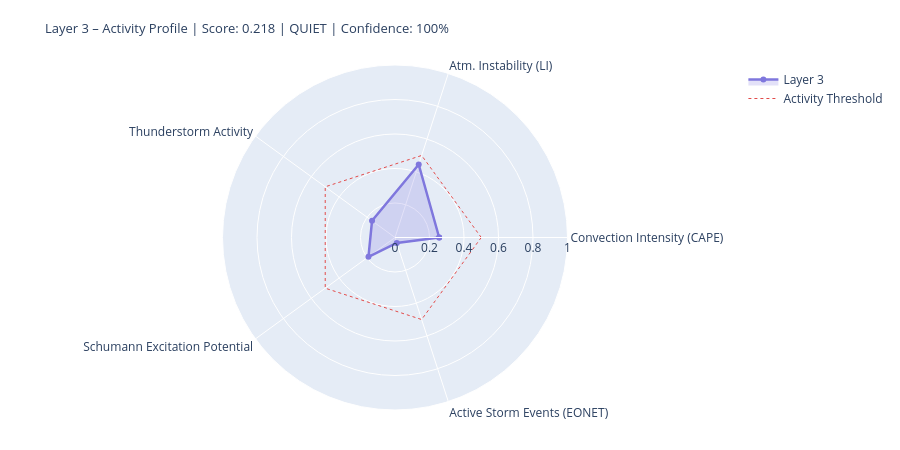

Notebook cell for this chart:
### Markdown cell above
---
## 4. State Assessment & Handoff to Layer 4/5

### Code cell
# ============================================================
# LAYER-3-SCORE
# Five dynamic components
# ============================================================

def norm(v, lo, hi):
    if v is None or (isinstance(v, float) and math.isnan(v)): return None
    return round(max(0.0, min(1.0, (v - lo) / (hi - lo))), 4)

# --- 1) Convection intensity (global CAPE mean) ---
cape_mean = df_atm['cape'].dropna().mean() if not df_atm.empty else None
conv_score = norm(cape_mean, 0, 3000)
conv_src   = 'primary' if cape_mean is not None else 'missing'

# --- 2) Atmospheric instability (LI mean) ---
li_mean   = df_atm['li'].dropna().mean() if not df_atm.empty else None
# Negative LI = unstable → higher score
instab_score = norm(-li_mean if li_mean is not None else None, -6, 6)
instab_src   = 'primary' if li_mean is not None else 'missing'

# --- 3) Thunderstorm activity (mean thunder score + WMO count) ---
thunder_mean = df_atm['thunder_score'].mean() if not df_atm.empty else None
n_thunder    = int(df_atm['thunderstorm'].sum()) if not df_atm.empty else 0
thunder_score_val = norm(
    (thunder_mean or 0) * 0.7 + n_thunder * 0.1, 0, 1.0
) if thunder_mean is not None else None
thunder_src = 'primary'

# --- 4) Schumann excitation potential (weighted Schumann contribution) ---
schumann_pot = df_atm['schumann_contribution'].mean() if not df_atm.empty else None
# Boosted by Layer-2 thunderstorm trigger
if schumann_pot is not None and l2_thunder:
    schumann_pot = min(1.0, schumann_pot * 1.2)
schumann_score = norm(schumann_pot, 0, 1.0) if schumann_pot is not None else None
schumann_src   = 'derived'

# --- 5) Storm activity (NASA EONET) ---
# Distinction: None = data not loaded, 0.0 = loaded but no events
storm_score = None
storm_src   = 'missing'
if raw.get('storms') is not None:          # API reached successfully
    storm_score = norm(len(storm_events), 0, 30) if storm_events else 0.0
    storm_src   = 'primary'

# X-Ray and Kp: context only, not in dynamic score
# (X-Ray = Layer-0/4 driver; Kp = geomagnetic index, not a lightning proxy)
xray_context = None
if raw.get('xray'):
    df_xc = pd.DataFrame(raw['xray'])
    fc = next((c for c in df_xc.columns
               if any(k in c.lower() for k in ['flux','long']) and 'time' not in c.lower()),
              df_xc.columns[1])
    df_xc[fc] = pd.to_numeric(df_xc[fc], errors='coerce')
    xray_last = df_xc[fc].dropna().iloc[-1] if not df_xc[fc].dropna().empty else None
    if xray_last:
        xray_class = ('X' if xray_last>=1e-4 else 'M' if xray_last>=1e-5
                      else 'C' if xray_last>=1e-6 else 'B')
        xray_context = {'flux': float(xray_last), 'class': xray_class}
        print(f'X-Ray context: {xray_class}-class ({xray_last:.2e} W/m²)')

# --- Aggregate ---
COMPONENTS = {
    'Convection Intensity (CAPE)':  {'score': conv_score,       'source': conv_src,    'dynamic': True},
    'Atm. Instability (LI)':         {'score': instab_score,     'source': instab_src,  'dynamic': True},
    'Thunderstorm Activity':              {'score': thunder_score_val, 'source': thunder_src, 'dynamic': True},
    'Schumann Excitation Potential':   {'score': schumann_score,   'source': schumann_src,'dynamic': True},
    'Active Storm Events (EONET)': {'score': storm_score,      'source': storm_src,   'dynamic': True},
}

available   = {k: v['score'] for k, v in COMPONENTS.items() if v['score'] is not None}
unavailable = [k for k, v in COMPONENTS.items() if v['score'] is None]
layer3_score = round(sum(available.values()) / len(available), 4) if available else None
confidence   = round(len(available) / len(COMPONENTS), 2)
level = ('unknown' if layer3_score is None
         else 'quiet'   if layer3_score < 0.3
         else 'moderate' if layer3_score < 0.6
         else 'active')
dominant_l3 = max(available, key=available.get) if available else 'none'

# --- Ausgabe ---
W = 68
print('=' * W)
print('LAYER 3 – ATMOSPHERE / WEATHER / THUNDERSTORMS – STATE ASSESSMENT')
print('=' * W)
for name, comp in COMPONENTS.items():
    s = comp['score']
    if s is not None:
        bar = '█' * int(s * 20) + '░' * (20 - int(s * 20))
        print(f'  {name:<36} {bar}  {s:.3f}  [{comp["source"]}]')
    else:
        print(f'  {name:<36} {"─" * 20}  n/a   [missing]')
print('-' * W)
print(f'  Score:        {layer3_score:.3f}  ({len(available)}/{len(COMPONENTS)} components)')
print(f'  Confidence:   {confidence:.0%}')
print(f'  Level:        {level.upper()}')
print(f'  Dominant:     {dominant_l3}')
print(f'  CAPE mean:    {cape_mean:.0f} J/kg' if cape_mean else '  CAPE mean:    n/a')
print(f'  LI mean:      {li_mean:.1f} K' if li_mean is not None else '  LI mean:      n/a')
print(f'  Thunderstorms:{n_thunder} points (WMO)  +  {len(storm_events)} NASA EONET')
print('=' * W)

# Radar
cats   = list(available.keys())
vals_r = list(available.values())
if len(cats) >= 3:
    fig = go.Figure()
    fig.add_trace(go.Scatterpolar(
        r=vals_r + [vals_r[0]], theta=cats + [cats[0]],
        fill='toself', fillcolor='rgba(127,119,221,0.22)',
        line=dict(color='#7F77DD', width=2.5), name='Layer 3'
    ))
    fig.add_trace(go.Scatterpolar(
        r=[0.5] * (len(cats)+1), theta=cats + [cats[0]],
        line=dict(color='#E24B4A', dash='dot', width=1),
        mode='lines', name='Activity Threshold'
    ))
    fig.update_layout(
        title=dict(
            text=f'Layer 3 – Activity Profile | Score: {layer3_score:.3f} | {level.upper()} | Confidence: {confidence:.0%}',
            font=dict(size=13)
        ),
        polar=dict(radialaxis=dict(visible=True, range=[0, 1])),
        height=450, showlegend=True,
        margin=dict(l=60, r=60, t=65, b=40)
    )
    fig.show()

### Figure 1 — Plotly figure (JSON) as saved in the notebook; plotly's stock layout.template omitted (floating-point values rounded to 4 significant figures)
{"data": [{"fill": "toself", "fillcolor": "rgba(127,119,221,0.22)", "line": {"color": "#7F77DD", "width": 2.5}, "name": "Layer 3", "r": [0.256, 0.445, 0.1645, 0.1902, 0.0333, 0.256], "theta": ["Convection Intensity (CAPE)", "Atm. Instability (LI)", "Thunderstorm Activity", "Schumann Excitation Potential", "Active Storm Events (EONET)", "Convection Intensity (CAPE)"], "type": "scatterpolar"}, {"line": {"color": "#E24B4A", "dash": "dot", "width": 1}, "mode": "lines", "name": "Activity Threshold", "r": [0.5, 0.5, 0.5, 0.5, 0.5, 0.5], "theta": ["Convection Intensity (CAPE)", "Atm. Instability (LI)", "Thunderstorm Activity", "Schumann Excitation Potential", "Active Storm Events (EONET)", "Convection Intensity (CAPE)"], "type": "scatterpolar"}], "layout": {"height": 450, "margin": {"b": 40, "l": 60, "r": 60, "t": 65}, "polar": {"radialaxis": {"range": [0, 1], "visible": true}}, "showlegend": true, "title": {"font": {"size": 13}, "text": "Layer 3 – Activity Profile | Score: 0.218 | QUIET | Confidence: 100%"}}}
